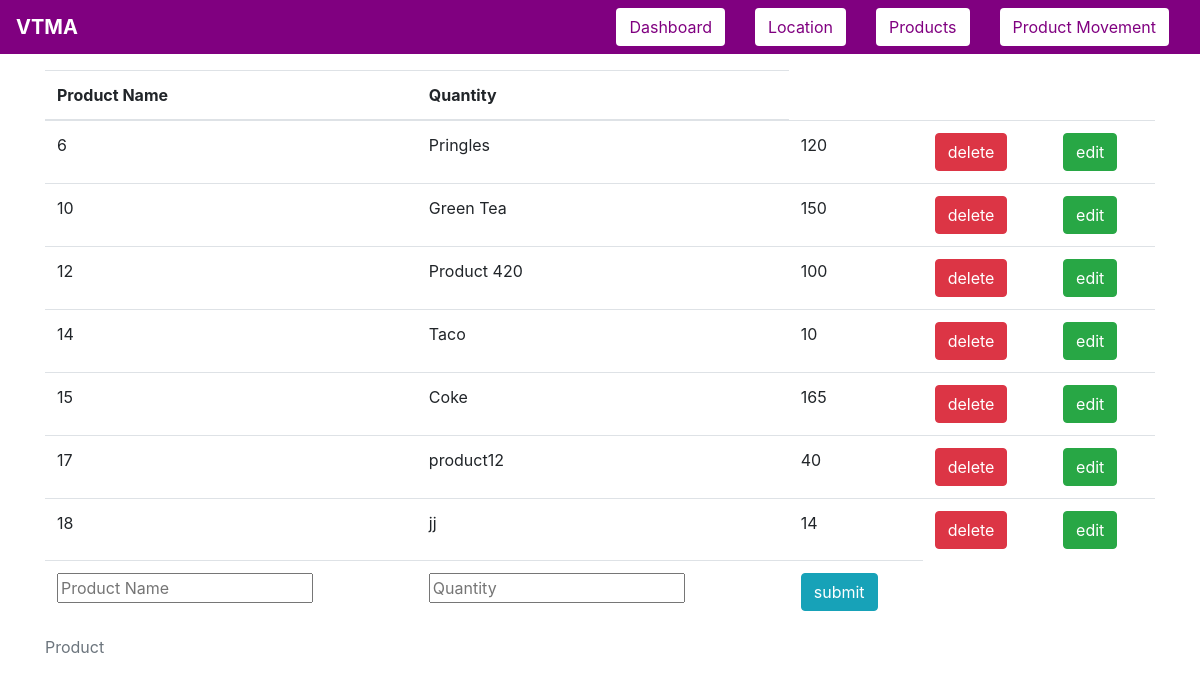
/product, run on the app's committed database.
### tables this page shows
CREATE TABLE products(prod_id INTEGER PRIMARY KEY AUTOINCREMENT,
                    prod_name TEXT UNIQUE NOT NULL,
                    prod_quantity INTEGER NOT NULL,
                    unallocated_quantity INTEGER);

### app.py (the view)
@app.route("/product", methods=["GET"])
def get_products():
    db = sqlite3.connect(DATABASE_NAME)
    cursor = db.cursor()
    cursor.execute(select_from_product)
    products = cursor.fetchall()
    return render("product.html", link=link, products=products, title="Products Log")

### templates/product.html (shortened to what this page needs)
{% extends 'base-template.html' %}
{% block content %}
    <div class="container">
        <table class="table">
         <caption>Product</caption>
            <thead>
                <th scope="col">Product Name</th>
                <th scope="col">Quantity</th>
            </thead>
            <tbody>
                {% for product in products %}
                    <tr>
                        <td>{{ product[0] }}</td>
                        <td>{{ product[1] }}</td>
                        <td>{{ product[2] }}</td>
                        <td>
                            <a href="{{ url_for('delete', prod_id=product[0], type='product') }}">
                                <button name="button" type="button" class="btn btn-danger" value= "delete" >delete</button><br>
                            </a>
                        </td>
                        <td>
                            <button name="button" type="button" class="btn btn-success" value= "edit" data-toggle="modal" data-target="#edit_{{ product[0] }}" >edit</button><br>
                        </td>
                    </tr>
                {% endfor %}
                <tr>
                    <form action = "{{ url_for('add_product') }}" method = "POST">
                        <td>
                            <input name = "prod_name" placeholder="Product Name" required autofocus>
                        </td>
                        <td>
                            <input name = "prod_quantity" placeholder="Quantity" required>
                        </td>
                        <td>
                            <input type= "submit" class="btn btn-info btn-group-toggle" value= "submit" /><br>
                        </td>
                    </form>
                </tr>
            </tbody>
        </table>
    </div>
{% endblock %}

### templates/base-template.html (shortened to what this page needs)
<!doctype html>
<html lang="en">
    <head>
        <link rel="stylesheet" href="{{ url_for('static', filename='bootstrap.min.css') }}">
    </head>
    <body>
        <nav class="navbar navbar-expand-lg" style="background-color: purple; position: fixed;width: 100%;z-index: 2;">
            <div class="collapse navbar-collapse" id="navbarSupportedContent">
                <ul class="navbar-nav mr-auto purple-bg" style="font-size:20px; color:white; font-weight:bold;">VTMA</ul>
                <div class="col-auto">
                <button type="button" class="btn" style="background-color: white; color: purple;" onclick="location.reload();location.href='{{ link.index }}'">Dashboard</button>
            </div>
                <div class="col-auto">
                  <button type="button" class="btn " style="background-color: white; color: purple;" onclick="location.reload();location.href='{{ link.location }}'">Location</button>
                </div>
                <div class="col-auto">
                  <button type="button" class="btn " style="background-color: white; color: purple;" onclick="location.reload();location.href='{{ link.product }}'">Products</button>
                </div>
                <div class="col-auto">
                  <button type="button" class="btn" style="background-color: white; color: purple;" onclick="location.reload();location.href='{{ link.movement }}'">Product Movement</button>
                </div>
            </div>
	    </nav>
        {% block content %}
        {% endblock %}
    </body>
</html>

### templates/base-template.html (style rules this page uses)
.container { padding-top: 70px; }

### data on the page
products: prod_id "6", prod_name "Pringles", prod_quantity "120"
products: prod_id "10", prod_name "Green Tea", prod_quantity "150"
products: prod_id "12", prod_name "Product 420", prod_quantity "100"
products: prod_id "14", prod_name "Taco", prod_quantity "10"
products: prod_id "15", prod_name "Coke", prod_quantity "165"
products: prod_id "17", prod_name "product12", prod_quantity "40"
products: prod_id "18", prod_name "jj", prod_quantity "14"
